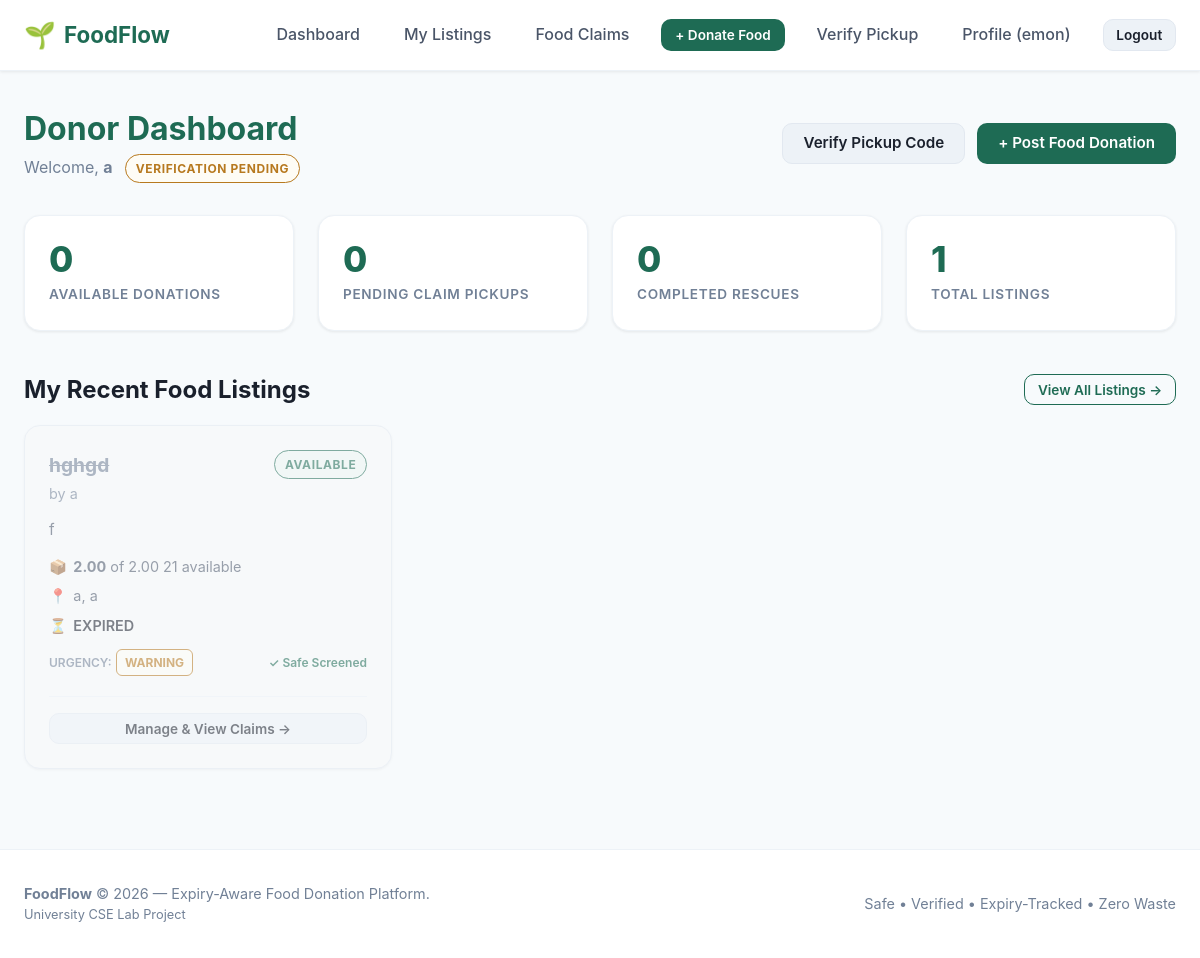
/donor/dashboard/ (signed in), run on the app's committed database.
### accounts/models.py (models this page shows, shortened)
class User(AbstractUser):
    ROLE_DONOR = 'donor'
    ROLE_RECIPIENT = 'recipient'
    ROLE_CHOICES = [
        (ROLE_DONOR, 'Donor'),
        (ROLE_RECIPIENT, 'Recipient'),
    ]
    role = models.CharField(
        max_length=20,
        choices=ROLE_CHOICES,
        default=ROLE_RECIPIENT,
        help_text="Designates whether this user registers as a food Donor or Recipient."
    )
    phone = models.CharField(
        max_length=20,
        blank=True,
        null=True,
        help_text="Contact telephone number"
    )
    @property
    def is_donor(self):
        return self.role == self.ROLE_DONOR
    @property
    def is_recipient(self):
        return self.role == self.ROLE_RECIPIENT

class Donor(models.Model):
    DONOR_TYPE_CHOICES = [
        ('restaurant', 'Restaurant'),
        ('household', 'Household'),
        ('grocer', 'Grocer / Supermarket'),
        ('event', 'Event / Catering'),
        ('other', 'Other Donor'),
    ]
    user = models.OneToOneField(
        User,
        on_delete=models.CASCADE,
        related_name='donor_profile'
    )
    donor_type = models.CharField(
        max_length=30,
        choices=DONOR_TYPE_CHOICES,
        default='restaurant'
    )
    organization_name = models.CharField(
        max_length=150,
        blank=True,
        null=True,
        help_text="Business or organization name (optional for households)"
    )
    location = models.ForeignKey(
        'locations.Location',
        on_delete=models.PROTECT,
        related_name='donors'
    )
    is_verified = models.BooleanField(
        default=False,
        help_text="Designates if this donor is verified by platform administrators"
    )
    created_at = models.DateTimeField(auto_now_add=True)
    class Meta:
        verbose_name = "Donor Profile"
        verbose_name_plural = "Donor Profiles"

### listings/models.py (models this page shows, shortened)
class FoodListing(models.Model):
    STATUS_AVAILABLE = 'available'
    STATUS_CLAIMED = 'claimed'
    STATUS_COMPLETED = 'completed'
    STATUS_EXPIRED = 'expired'
    STATUS_BLOCKED = 'blocked'
    STATUS_CHOICES = [
        (STATUS_AVAILABLE, 'Available'),
        (STATUS_CLAIMED, 'Claimed'),
        (STATUS_COMPLETED, 'Completed'),
        (STATUS_EXPIRED, 'Expired'),
        (STATUS_BLOCKED, 'Blocked'),
    ]
    donor = models.ForeignKey(
        'accounts.Donor',
        on_delete=models.CASCADE,
        related_name='listings'
    )
    location = models.ForeignKey(
        'locations.Location',
        on_delete=models.PROTECT,
        related_name='listings'
    )
    food_name = models.CharField(max_length=200, help_text="e.g. Cooked Rice & Curry, Fresh Apples, Bread Rolls")
    description = models.TextField(blank=True, null=True, help_text="Preparation details, ingredients, or dietary info")
    quantity = models.DecimalField(
        max_digits=8,
        decimal_places=2,
        validators=[MinValueValidator(Decimal('0.01'))],
        help_text="Total initial quantity"
    )
    unit = models.CharField(
        max_length=50,
        help_text="Units: portions, kg, boxes, packets, meals, litres"
    )
    expires_at = models.DateTimeField(
        db_index=True,
        help_text="Exact expiry deadline"
    )
    status = models.CharField(
        max_length=20,
        choices=STATUS_CHOICES,
        default=STATUS_AVAILABLE,
        db_index=True
    )
    created_at = models.DateTimeField(auto_now_add=True)
    updated_at = models.DateTimeField(auto_now=True)
    class Meta:
        verbose_name = "Food Listing"
        verbose_name_plural = "Food Listings"
        ordering = ['expires_at']
    @property
    def is_expired(self):
        return timezone.now() >= self.expires_at
    @property
    def quantity_available(self):
        from claims.models import Claim
        claimed_sum = self.claims.filter(
            status__in=[Claim.STATUS_PENDING, Claim.STATUS_COMPLETED]
        ).aggregate(total=Sum('claimed_quantity'))['total'] or Decimal('0.00')
        remaining = self.quantity - claimed_sum
        return max(Decimal('0.00'), remaining)

class ExpiryTracker(models.Model):
    URGENCY_SAFE = 'safe'
    URGENCY_WARNING = 'warning'
    URGENCY_URGENT = 'urgent'
    URGENCY_EXPIRED = 'expired'
    URGENCY_CHOICES = [
        (URGENCY_SAFE, 'Safe'),
        (URGENCY_WARNING, 'Warning'),
        (URGENCY_URGENT, 'Urgent'),
        (URGENCY_EXPIRED, 'Expired'),
    ]
    listing = models.OneToOneField(
        FoodListing,
        on_delete=models.CASCADE,
        related_name='expiry_tracker'
    )
    expires_at = models.DateTimeField()
    urgency_level = models.CharField(
        max_length=20,
        choices=URGENCY_CHOICES,
        default=URGENCY_SAFE
    )
    alert_sent = models.BooleanField(
        default=False,
        help_text="Prevents duplicate urgent or expiry notifications"
    )
    last_checked_at = models.DateTimeField(auto_now=True)
    class Meta:
        verbose_name = "Expiry Tracker"
        verbose_name_plural = "Expiry Trackers"

### locations/models.py (models this page shows, shortened)
class Location(models.Model):
    address = models.CharField(max_length=255, help_text="Street address or building details")
    area = models.CharField(max_length=100, db_index=True, help_text="Neighborhood or area name")
    city = models.CharField(max_length=100, db_index=True, help_text="City name")
    postal_code = models.CharField(max_length=20, blank=True, null=True, help_text="Postal / ZIP code")
    latitude = models.DecimalField(max_digits=9, decimal_places=6, null=True, blank=True)
    longitude = models.DecimalField(max_digits=9, decimal_places=6, null=True, blank=True)
    class Meta:
        verbose_name = "Location"
        verbose_name_plural = "Locations"
        indexes = [
            models.Index(fields=['area'], name='loc_area_idx'),
            models.Index(fields=['city'], name='loc_city_idx'),
        ]
        constraints = [
            models.UniqueConstraint(
                fields=['address', 'area', 'city', 'postal_code'],
                name='unique_location_address'
            )
        ]

### accounts/views.py (the view)
# urls.py: path('donor/dashboard/', views.donor_dashboard_view, name='donor_dashboard'),
@login_required
def donor_dashboard_view(request):
    if not request.user.is_donor:
        messages.error(request, "Access restricted: Donor account required.")
        return redirect('accounts:recipient_dashboard')
    donor = getattr(request.user, 'donor_profile', None)
    if not donor:
        messages.error(request, "Donor profile not found. Please complete your registration.")
        return redirect('accounts:profile')
    listings = donor.listings.all().select_related('location', 'expiry_tracker', 'safety_check')
    total_listings = listings.count()
    available_count = listings.filter(status=FoodListing.STATUS_AVAILABLE, expires_at__gt=timezone.now()).count()
    claimed_count = listings.filter(status=FoodListing.STATUS_CLAIMED).count()
    completed_count = listings.filter(status=FoodListing.STATUS_COMPLETED).count()
    expired_count = listings.filter(status=FoodListing.STATUS_EXPIRED).count()
    recent_listings = listings[:5]
    pending_pickups = Claim.objects.filter(
        listing__donor=donor,
        status=Claim.STATUS_PENDING
    ).select_related('listing', 'recipient__user').order_by('pickup_deadline')[:5]
    context = {
        'donor': donor,
        'total_listings': total_listings,
        'available_count': available_count,
        'claimed_count': claimed_count,
        'completed_count': completed_count,
        'expired_count': expired_count,
        'recent_listings': recent_listings,
        'pending_pickups': pending_pickups,
    }
    return render(request, 'accounts/donor_dashboard.html', context)

### notifications/views.py (called while the page is built)
def unread_notification_context(request):
    if request.user.is_authenticated and request.user.is_recipient and hasattr(request.user, 'recipient_profile'):
        count = Notification.objects.filter(recipient=request.user.recipient_profile, is_read=False).count()
        return {'unread_notifications_count': count}
    return {'unread_notifications_count': 0}

### templates/accounts/donor_dashboard.html (shortened to what this page needs)
{% extends 'base.html' %}
{% block content %}
<div style="display: flex; justify-content: space-between; align-items: center; margin-bottom: 2rem; flex-wrap: wrap; gap: 1rem;">
    <div>
        <h1 style="color: var(--green-700); font-size: 2rem;">Donor Dashboard</h1>
        <p style="color: var(--grey-500);">
            Welcome, <strong>{{ donor.organization_name|default:donor.user.username }}</strong>
            {% if donor.is_verified %}
                <span class="badge badge-available" style="margin-left: 0.5rem;">✓ Verified Donor</span>
            {% else %}
                <span class="badge badge-claimed" style="margin-left: 0.5rem;">Verification Pending</span>
            {% endif %}
        </p>
    </div>
    <div style="display: flex; gap: 0.75rem;">
        <a href="{% url 'claims:verify_pickup' %}" class="btn btn-secondary">Verify Pickup Code</a>
        <a href="{% url 'listings:donor_listing_create' %}" class="btn btn-primary">+ Post Food Donation</a>
    </div>
</div>
<div class="grid grid-4" style="margin-bottom: 2.5rem;">
    <div class="stat-card">
        <span class="stat-value">{{ available_count }}</span>
        <span class="stat-label">Available Donations</span>
    </div>
    <div class="stat-card">
        <span class="stat-value">{{ claimed_count }}</span>
        <span class="stat-label">Pending Claim Pickups</span>
    </div>
    <div class="stat-card">
        <span class="stat-value">{{ completed_count }}</span>
        <span class="stat-label">Completed Rescues</span>
    </div>
    <div class="stat-card">
        <span class="stat-value">{{ total_listings }}</span>
        <span class="stat-label">Total Listings</span>
    </div>
</div>
<div style="display: flex; justify-content: space-between; align-items: center; margin-bottom: 1rem;">
    <h2 style="font-size: 1.5rem; color: var(--ink);">My Recent Food Listings</h2>
    <a href="{% url 'listings:donor_listings' %}" class="btn btn-outline btn-sm">View All Listings &rarr;</a>
</div>
{% if recent_listings %}
<div class="grid grid-3">
    {% for listing in recent_listings %}
        {% include 'listings/listing_card.html' with listing=listing is_donor_view=True %}
    {% endfor %}
</div>
{% else %}
<div class="card" style="text-align: center; padding: 3rem;">
    <p style="color: var(--grey-500); font-size: 1.1rem; margin-bottom: 1.5rem;">You have not posted any food donations yet.</p>
    <a href="{% url 'listings:donor_listing_create' %}" class="btn btn-primary">+ Post Your First Donation</a>
</div>
{% endif %}
{% endblock %}

### templates/partials/navbar.html (shortened to what this page needs)
{% load static %}
<nav class="navbar">
    <div class="container navbar-container">
        <a href="{% url 'home' %}" class="brand">
            <span class="brand-icon">🌱</span>
            <span>FoodFlow</span>
        </a>
        <ul class="nav-links">
            {% if user.is_authenticated %}
                {% if user.is_donor %}
                    <li><a href="{% url 'accounts:donor_dashboard' %}" class="nav-link">Dashboard</a></li>
                    <li><a href="{% url 'listings:donor_listings' %}" class="nav-link">My Listings</a></li>
                    <li><a href="{% url 'claims:my_claims' %}" class="nav-link">Food Claims</a></li>
                    <li><a href="{% url 'listings:donor_listing_create' %}" class="nav-link btn btn-primary btn-sm" style="color: white;">+ Donate Food</a></li>
                    <li><a href="{% url 'claims:verify_pickup' %}" class="nav-link">Verify Pickup</a></li>
                {% endif %}
                <li><a href="{% url 'accounts:profile' %}" class="nav-link">Profile ({{ user.username }})</a></li>
                <li><a href="{% url 'accounts:logout' %}" class="nav-link btn btn-secondary btn-sm">Logout</a></li>
            {% endif %}
        </ul>
    </div>
</nav>

### templates/listings/listing_card.html (shortened to what this page needs)
<div class="card {% if listing.status == 'expired' or listing.is_expired %}card-expired{% endif %}">
    <div class="card-header">
        <div>
            <h3 class="card-title">{{ listing.food_name }}</h3>
            <span class="card-subtitle">by {{ listing.donor.organization_name|default:listing.donor.user.username }}</span>
        </div>
        <div>
            <span class="badge badge-{{ listing.status }}">{{ listing.get_status_display }}</span>
        </div>
    </div>
    <div class="card-body">
        <p style="font-size: 0.95rem; color: var(--grey-700); margin-bottom: 0.75rem;">
            {{ listing.description|default:"No special description provided."|truncatechars:100 }}
        </p>
        <div class="food-meta">
            <div class="food-meta-item">
                <span>📦</span>
                <span><strong>{{ listing.quantity_available }}</strong> of {{ listing.quantity }} {{ listing.unit }} available</span>
            </div>
            <div class="food-meta-item">
                <span>📍</span>
                <span>{{ listing.location.area }}, {{ listing.location.city }}</span>
            </div>
            <div class="food-meta-item">
                <span>⏳</span>
                <span class="countdown" data-expires="{{ listing.expires_at|date:'c' }}">
                </span>
            </div>
        </div>
        <div style="margin-top: 0.75rem; display: flex; align-items: center; justify-content: space-between;">
            <div>
                <span style="font-size: 0.75rem; color: var(--grey-500); font-weight: 600;">URGENCY:</span>
                <span class="urgency-badge urgency-{{ listing.expiry_tracker.urgency_level|default:'safe' }}">
                    {{ listing.expiry_tracker.get_urgency_level_display|default:'SAFE'|upper }}
                </span>
            </div>
            {% if listing.safety_check %}
                {% if listing.safety_check.is_safe %}
                    <span style="font-size: 0.75rem; color: var(--green-700); font-weight: 600;">✓ Safe Screened</span>
                {% else %}
                    <span style="font-size: 0.75rem; color: var(--red-600); font-weight: 700;">⚠ Blocked</span>
                {% endif %}
            {% endif %}
        </div>
    </div>
    <div class="card-footer">
        {% if is_donor_view %}
            <a href="{% url 'listings:donor_listing_detail' pk=listing.pk %}" class="btn btn-secondary btn-sm" style="width: 100%;">
                Manage & View Claims &rarr;
            </a>
        {% else %}
            <a href="{% url 'listings:food_detail' pk=listing.pk %}" class="btn btn-primary btn-sm btn-claim" style="width: 100%;">
                View Food & Claim &rarr;
            </a>
        {% endif %}
    </div>
</div>

### data on the page
User: username "emon"
Donor: organization_name "a"
FoodListing: food_name "hghgd", donor.organization_name "a", status "AVAILABLE", description "f", quantity_available "2.00", quantity "2.00", unit "21", location.area "a", location.city "a", expiry_tracker.urgency_level "WARNING", shows "✓ Safe Screened"

### other printed values
{{ available_count }} "0"
{{ claimed_count }} "0"
{{ completed_count }} "0"
{{ total_listings }} "1"
